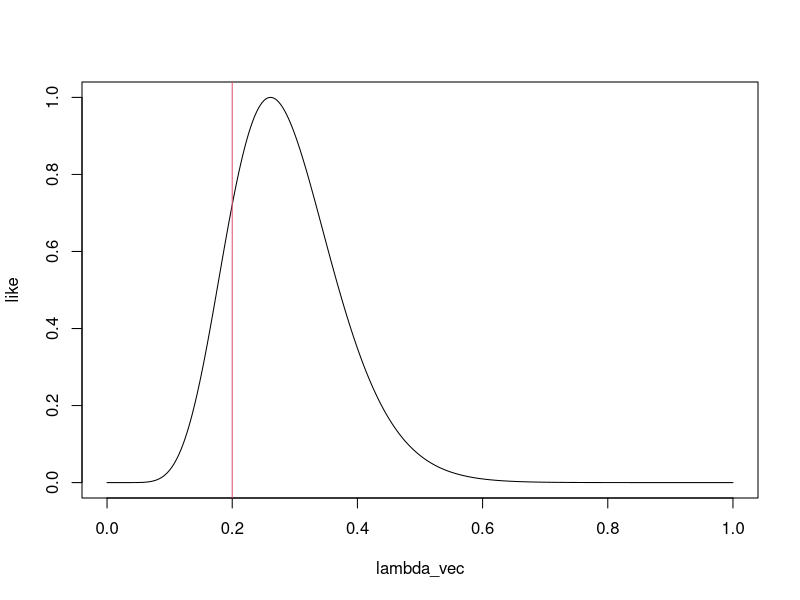

Here is the R script that generated this plot:
# 05.maximum_likelihood_estimation.R
#
# Author: Bob Verity
# Date: 2024-06-21
#
# Inputs: (none)
#
# Outputs: (none)
#
# Purpose:
# Demonstrates how we can write a likelihood function in a way that avoids
# numerical underflow. Demonstrates three different ways of estimating the
# maximum likelihood parameter value: 1) analytical, 2) manual search, 3) hill
# climbing
#
# ------------------------------------------------------------------

# we assume a model of exponential waiting times, for example this could be time
# between first symptoms and becoming hospitalised. We have n samples and lambda
# is the rate of the exponential distribution (1 over the average time).
n <- 10
lambda <- 0.2

x <- rexp(n, rate = lambda)

# we can write the log-likelihood function over a range of values of lambda. If
# we simply exponentiated this function to arrive at the likelihood we would run
# in to underflow issues when n is large, meaning the likelihood gets so small
# it is below R's numerical precision. A trick to avoid this is to first
# normalise the loglikelihood by subtracting its maximum value, meaning at least
# part of the curve will be anchored at loglike=0 (which is like=1). Then we can
# safely exponentiate to get back the likelihood curve
lambda_vec <- seq(0, 1, l = 1001)

loglike <- n*log(lambda_vec) - lambda_vec*sum(x)
like <- exp(loglike - max(loglike))

plot(lambda_vec, like, type = 'l')
abline(v = lambda, col = 2)

# our first maximum likelihood estimate comes from mathematicall solving the
# likelihood to find the point at which the gradient equals zero, which occurs
# at the peak of the distribution. Note that this is only possible for some
# simple models.
math_lambda <- n / sum(x)

# the second approach is to simply manually find the highest point in the curve.
# This is only possible for low-dimensional problems. For example, we can do
# this here as we have calculated the entire likelihood curve, but for a 10
# parameter model we would be unable to produce this grid to search over
manual_lambda <- lambda_vec[which.max(loglike)]

# the third approach is to use a hill-climbing algorithm via optim. This can be
# applied more generally to complex and high-dimensional problems. However, it
# does have some weaknesses, which we will cover in later scripts
optim_lambda <- optim(0.1, fn = function(lambda) {
  -(n*log(lambda) - lambda*sum(x))
}, method = "Brent", lower = 0, upper = 1)

# lets compare all three estimates
manual_lambda
optim_lambda$par
math_lambda